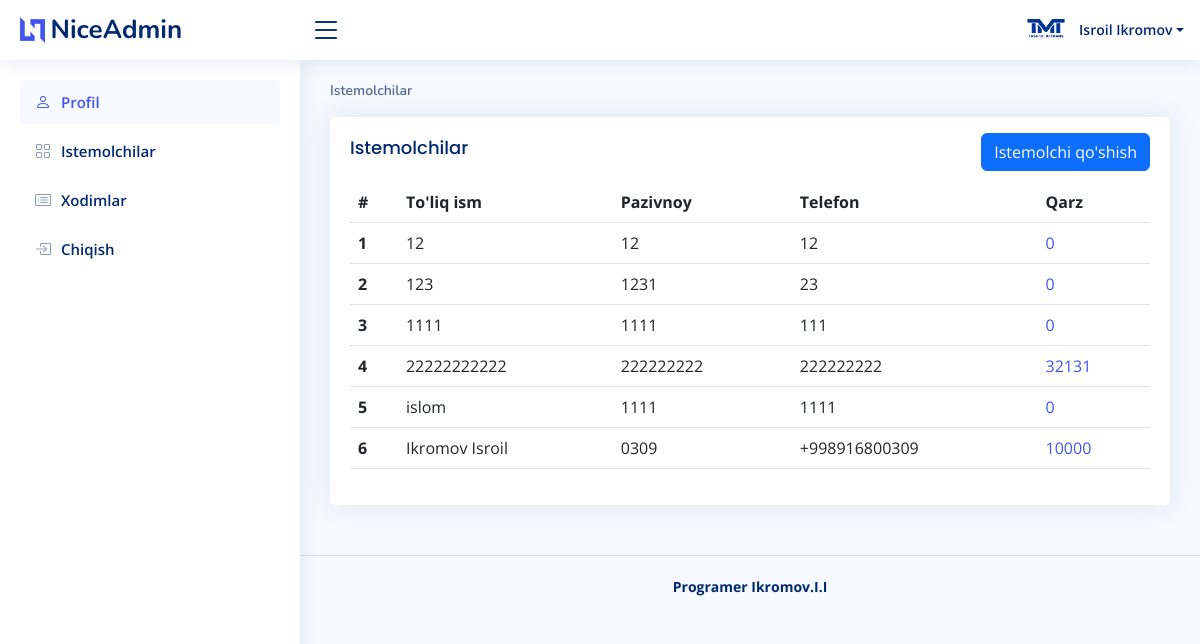
Page /main/index/ (signed in) on the committed database.
### users/models.py (models this page shows, shortened)
class User(AbstractUser):
    nomi = models.CharField(max_length=100, null=True, blank=True)
    tel = models.CharField(max_length=20, null=True, blank=True)
    tg = models.CharField(max_length=50, null=True, blank=True)
    img = models.ImageField(upload_to='avatars/', null=True, blank=True)
    class Meta:
        db_table = 'user'

### main/models.py (models this page shows, shortened)
class Istemolchi(models.Model):
    aftomabil = models.ForeignKey(Aftomabil, on_delete=models.SET_NULL, null=True, blank=True)
    full_name = models.CharField(max_length=100)
    pazivnoy = models.CharField(max_length=20)
    tel = models.CharField(max_length=20,null=True)
    status = models.BooleanField(default=False)
    author = models.ForeignKey(User, on_delete=models.CASCADE, null=True)
    class Meta:
        db_table = 'istemolchi'

### main/views.py (the view)
# urls.py: path('index/', index, name='index'),
@login_required
def index(request):
    if request.method == 'POST':
        form = NewIshchiForm(data=request.POST)
        if form.is_valid():
            user = form.save(commit=False)
            user.author = request.user
            user.save()
            messages.info(request, "Saqlandi ")
            return redirect(reverse('index'))
        else:
            messages.success(request, "Yaroqsiz maʼlumot.")
    else:
        form = NewIshchiForm()
    context = {
        'istemolchi': Istemolchi.objects.filter(author=request.user).annotate(
            summa=Sum(
                Case(
                    When(qarz__status=False, then='qarz__summa'),
                    default=0,
                    output_field=IntegerField()
                )
            )
        )[::-1],
        'form': form,
        'user': request.user,
    }
    return render(request, 'main/index.html',context)

### templates/main/index.html (shortened to what this page needs)
{% extends 'base.html' %}
{% block content %}
  <main id="main" class="main">
     <div class="pagetitle">
      <nav>
        <ol class="breadcrumb">
          <li class="breadcrumb-item active">Istemolchilar</li>
        </ol>
      </nav>
    </div>
    <section class="section">
      <div class="row">
        <div class="col-lg-12">
          <div class="card recent-sales overflow-auto">
            <div class="card-body">
              <div class="d-flex justify-content-between">
                <h5 class="card-title">Istemolchilar</h5>
                <div class="mt-3 ">
                  <button type="button" class="btn btn-primary" data-bs-toggle="modal" data-bs-target="#verticalycentered">
                    Istemolchi qo'shish
                  </button>
                </div>
              </div>
              <table class="table datatable">
                <thead>
                  <tr>
                    <th scope="col">#</th>
                    <th scope="col">To'liq ism</th>
                    <th scope="col">Pazivnoy</th>
                    <th scope="col">Telefon</th>
                    <th scope="col">Qarz</th>
                  </tr>
                </thead>
                <tbody>
                {% for i in istemolchi %}
                  <tr>
                    <th scope="row">{{forloop.counter}}</th>
                    <td>{{i.full_name}}</td>
                    <td>{{ i.pazivnoy }}</td>
                    <td>{{ i.tel }}</td>
                    <td><a href="{% url 'detail' i.pk %}">{{i.summa}}</a></td>
                  </tr>
                {% endfor %}
                </tbody>
              </table>
            </div>
          </div>
        </div>
      </div>
    </section>
  </main>
{% endblock content %}

### templates/base.html (shortened to what this page needs)
<!DOCTYPE html>
{% load static %}
<html lang="en">
<head>
  <link href="{% static 'vendor/bootstrap/css/bootstrap.min.css' %}" rel="stylesheet">
  <link href="{% static 'vendor/bootstrap-icons/bootstrap-icons.css' %}" rel="stylesheet">
  <link href="{% static 'vendor/boxicons/css/boxicons.min.css' %}" rel="stylesheet">
  <link href="{% static 'vendor/quill/quill.snow.css' %}" rel="stylesheet">
  <link href="{% static 'vendor/quill/quill.bubble.css' %}" rel="stylesheet">
  <link href="{% static 'vendor/remixicon/remixicon.css' %}" rel="stylesheet">
  <link href="{% static 'vendor/simple-datatables/style.css' %}" rel="stylesheet">
  <link href="{% static 'css/style.css' %}" rel="stylesheet">
</head>
<body>
  <header id="header" class="header fixed-top d-flex align-items-center">
    <div class="d-flex align-items-center justify-content-between">
      <a href="#" class="logo d-flex align-items-center">
        <img src="assets/img/logo.png" alt="">
        <span class="d-none d-lg-block">NiceAdmin</span>
      </a>
      <i class="bi bi-list toggle-sidebar-btn"></i>
    </div>
    <nav class="header-nav ms-auto">
      <ul class="d-flex align-items-center">
        <li class="nav-item dropdown pe-3">
          <a class="nav-link nav-profile d-flex align-items-center pe-0" href="#" data-bs-toggle="dropdown">
            {% if user.img %}
               <img src="{{ user.img.url }}" alt="Profile" class="rounded-circle">
            {% else %}
               <img src="{% static 'img/profile-img.jpg' %}" alt="Default Profile" class="rounded-circle">
            {% endif %}
            <span class="d-none d-md-block dropdown-toggle ps-2">{{ user.get_full_name }}</span>
          </a>
        </li>
      </ul>
    </nav>
  </header>
  <aside id="sidebar" class="sidebar">
    <ul class="sidebar-nav" id="sidebar-nav">
      <li class="nav-item">
        <a class="nav-link" href="{% url 'profil' %}">
          <i class="bi bi-person"></i>
          <span>Profil</span>
        </a>
      </li>
      <li class="nav-item">
        <a class="nav-link collapsed" href="{% url 'index' %}">
          <i class="bi bi-grid"></i>
          <span>Istemolchilar</span>
        </a>
      </li>
      <li class="nav-item">
        <a class="nav-link collapsed" href="{% url 'xodimlar' %}">
          <i class="bi bi-card-list"></i>
          <span>Xodimlar</span>
        </a>
      </li>
      <li class="nav-item">
        <a class="nav-link collapsed" href="{% url 'logout' %}">
          <i class="bi bi-box-arrow-in-right"></i>
          <span>Chiqish</span>
        </a>
      </li>
    </ul>
  </aside>
  {% block content %}
  {% endblock content %}
  <footer id="footer" class="footer">
    <div class="copyright">
      <strong><span>Programer Ikromov.I.I</span></strong>
    </div>
  </footer>
</body>
</html>

### static/css/style.css (style rules this page uses)
:root { scroll-behavior: smooth; }
body { font-family: "Open Sans", sans-serif; background: #f6f9ff; color: #444444; }
a { color: #4154f1; text-decoration: none; }
h1, h2, h3, h4, h5, h6 { font-family: "Nunito", sans-serif; }
#main { margin-top: 60px; padding: 20px 30px; transition: all 0.3s; }
.pagetitle { margin-bottom: 10px; }
.card { margin-bottom: 30px; border: none; border-radius: 5px; box-shadow: 0px 0 30px rgba(1, 41, 112, 0.1); }
.card-title { padding: 20px 0 15px 0; font-size: 18px; font-weight: 500; color: #012970; font-family: "Poppins", sans-serif; }
.card-body { padding: 0 20px 20px 20px; }
.breadcrumb { font-size: 14px; font-family: "Nunito", sans-serif; color: #899bbd; font-weight: 600; }
.breadcrumb .breadcrumb-item::before { color: #899bbd; }
.breadcrumb .active { color: #51678f; font-weight: 600; }
.logo { line-height: 1; }
@media (min-width: 1200px) { .logo { width: 280px; } }
.logo img { max-height: 26px; margin-right: 6px; }
.logo span { font-size: 26px; font-weight: 700; color: #012970; font-family: "Nunito", sans-serif; }
.header { transition: all 0.5s; z-index: 997; height: 60px; box-shadow: 0px 2px 20px rgba(1, 41, 112, 0.1); background-color: #fff; padding-left: 20px; }
.header .toggle-sidebar-btn { font-size: 32px; padding-left: 10px; cursor: pointer; color: #012970; }
.header-nav ul { list-style: none; }
.header-nav>ul { margin: 0; padding: 0; }
.header-nav .nav-profile { color: #012970; }
.header-nav .nav-profile img { max-height: 36px; }
.header-nav .nav-profile span { font-size: 14px; font-weight: 600; }
.sidebar { position: fixed; top: 60px; left: 0; bottom: 0; width: 300px; z-index: 996; transition: all 0.3s; padding: 20px; overflow-y: auto; scrollbar-width: thin; scrollbar-color: #aab7cf transparent; box-shadow: 0px 0px 20px rgba(1, 41, 112, 0.1); background-color: #fff; }
@media (min-width: 1200px) { #main, #footer { margin-left: 300px; } }
.sidebar-nav { padding: 0; margin: 0; list-style: none; }
.sidebar-nav li { padding: 0; margin: 0; list-style: none; }
.sidebar-nav .nav-item { margin-bottom: 5px; }
.sidebar-nav .nav-link { display: flex; align-items: center; font-size: 15px; font-weight: 600; color: #4154f1; transition: 0.3; background: #f6f9ff; padding: 10px 15px; border-radius: 4px; }
.sidebar-nav .nav-link i { font-size: 16px; margin-right: 10px; color: #4154f1; }
.sidebar-nav .nav-link.collapsed { color: #012970; background: #fff; }
.sidebar-nav .nav-link.collapsed i { color: #899bbd; }
.footer { padding: 20px 0; font-size: 14px; transition: all 0.3s; border-top: 1px solid #cddfff; }
.footer .copyright { text-align: center; color: #012970; }

### rows in the picture
User: img (picture), get_full_name "Isroil Ikromov"
Istemolchi: full_name "12", pazivnoy "12", tel "12", summa "0"
Istemolchi: full_name "123", pazivnoy "1231", tel "23", summa "0"
Istemolchi: full_name "1111", pazivnoy "1111", tel "111", summa "0"
Istemolchi: full_name "22222222222", pazivnoy "222222222", tel "222222222", summa "32131"
Istemolchi: full_name "islom", pazivnoy "1111", tel "1111", summa "0"
Istemolchi: full_name "Ikromov Isroil", pazivnoy "0309", tel "+998916800309", summa "10000"
